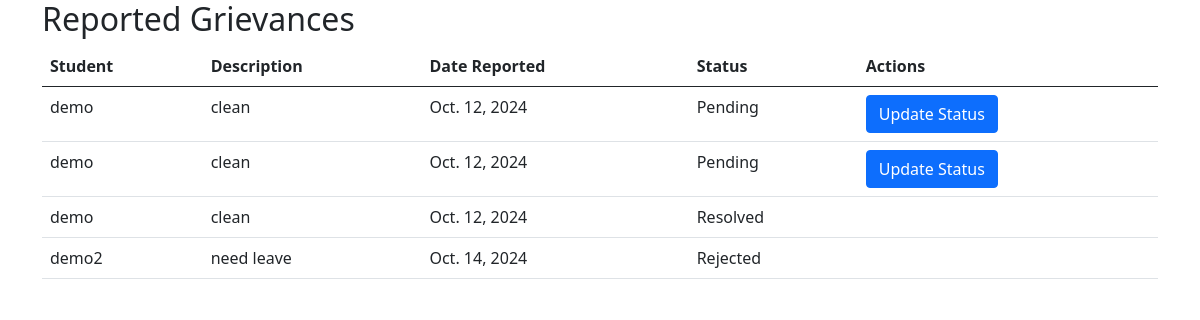
Page /view_grievances/ on the earlier database version.
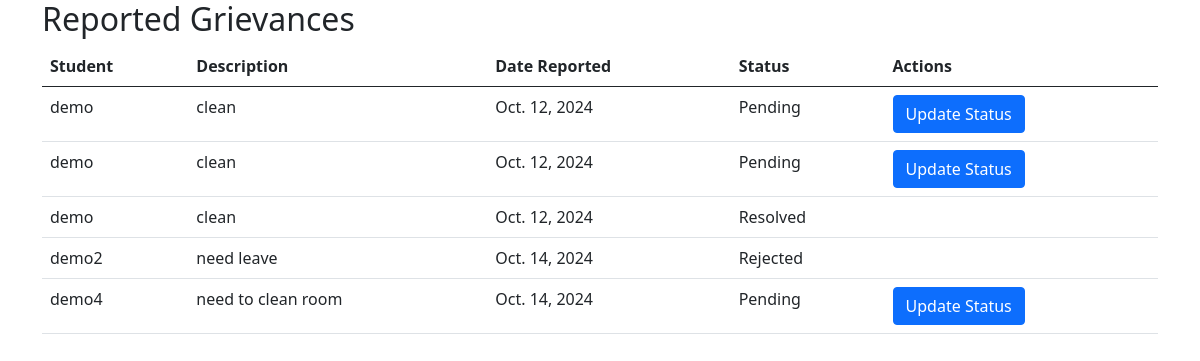
Same page on the later database version.
### hostel/models.py (models this page shows, shortened)
class Grievance(models.Model):
    student = models.ForeignKey(Student, on_delete=models.CASCADE)
    description = models.TextField()
    date_reported = models.DateField(auto_now_add=True)
    status = models.CharField(max_length=20, default='Pending')  # 'Pending', 'Resolved', 'Rejected'

class Student(models.Model):
    roll_number = models.CharField(max_length=20)
    name = models.CharField(max_length=100)
    gender = models.CharField(max_length=10)
    room_number = models.CharField(max_length=10)

### hostel/views.py (the view)
# urls.py: path('view_grievances/', views.view_grievances, name='view_grievances'),
def view_grievances(request):
    grievances = Grievance.objects.all()
    return render(request, 'hostel/view_grievances.html', {'grievances': grievances})

### hostel/templates/hostel/view_grievances.html (shortened to what this page needs)
<!DOCTYPE html>
<html lang="en">
<head>
    {% load static %}
    <link rel="stylesheet" href="{% static 'css/bootstrap.min.css' %}">
</head>
<body>
    <div class="container">
        <h2>Reported Grievances</h2>
        <table class="table">
            <thead>
                <tr>
                    <th>Student</th>
                    <th>Description</th>
                    <th>Date Reported</th>
                    <th>Status</th>
                    <th>Actions</th>
                </tr>
            </thead>
            <tbody>
                {% for grievance in grievances %}
                <tr>
                    <td>{{ grievance.student.name }}</td>
                    <td>{{ grievance.description }}</td>
                    <td>{{ grievance.date_reported }}</td>
                    <td>{{ grievance.status }}</td>
                    <td>
                        {% if grievance.status == 'Pending' %}
                        <a href="{% url 'update_grievance_status' grievance.id %}" class="btn btn-primary">Update Status</a>
                        {% endif %}
                    </td>
                </tr>
                {% empty %}
                <tr>
                    <td colspan="5" class="text-center">No grievances reported.</td>
                </tr>
                {% endfor %}
            </tbody>
        </table>
    </div>
</body>
</html>

Differences in the rows shown:
added Grievance: student.name "demo4", description "need to clean room", date_reported "Oct. 14, 2024", status "Pending", shows "Update Status"
